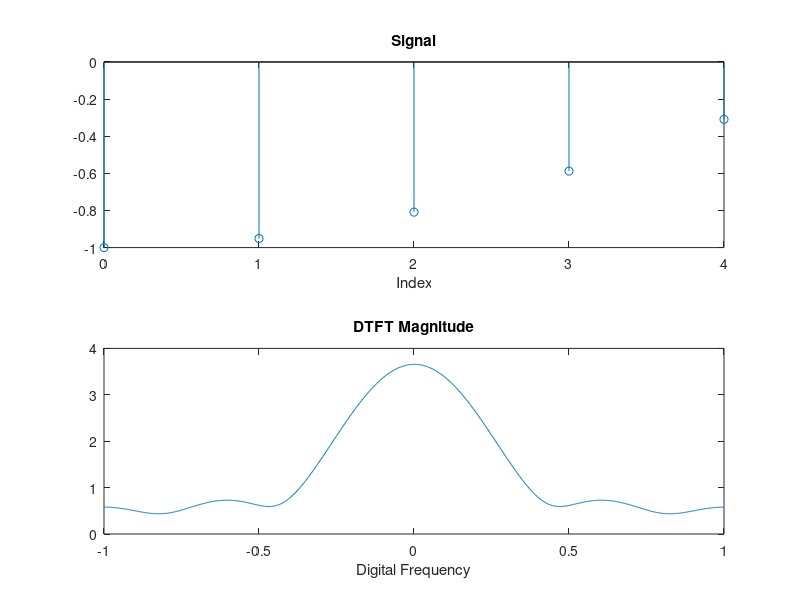

Write the MATLAB code that produced this figure.
clear; clc; clf;
A =1; f0 = 100; ppi = pi / 6; fs = 2000;
N = input('Enter the length of sequence:');
n = 0 : 1/fs : (N-1) / fs;
sig = A*cos(2*pi*f0*n + pi);
waxis = linspace(-1, 1, 1024);
timeaxis = 0: length(sig) - 1;
F = fftshift(fft(sig, 1024));
sigdtft = abs(F);
subplot(2,1,1), stem(timeaxis, sig);
title('Signal');
xlabel('Index');
subplot(2,1,2), plot(waxis,sigdtft);
title ('DTFT Magnitude');
xlabel('Digital Frequency');